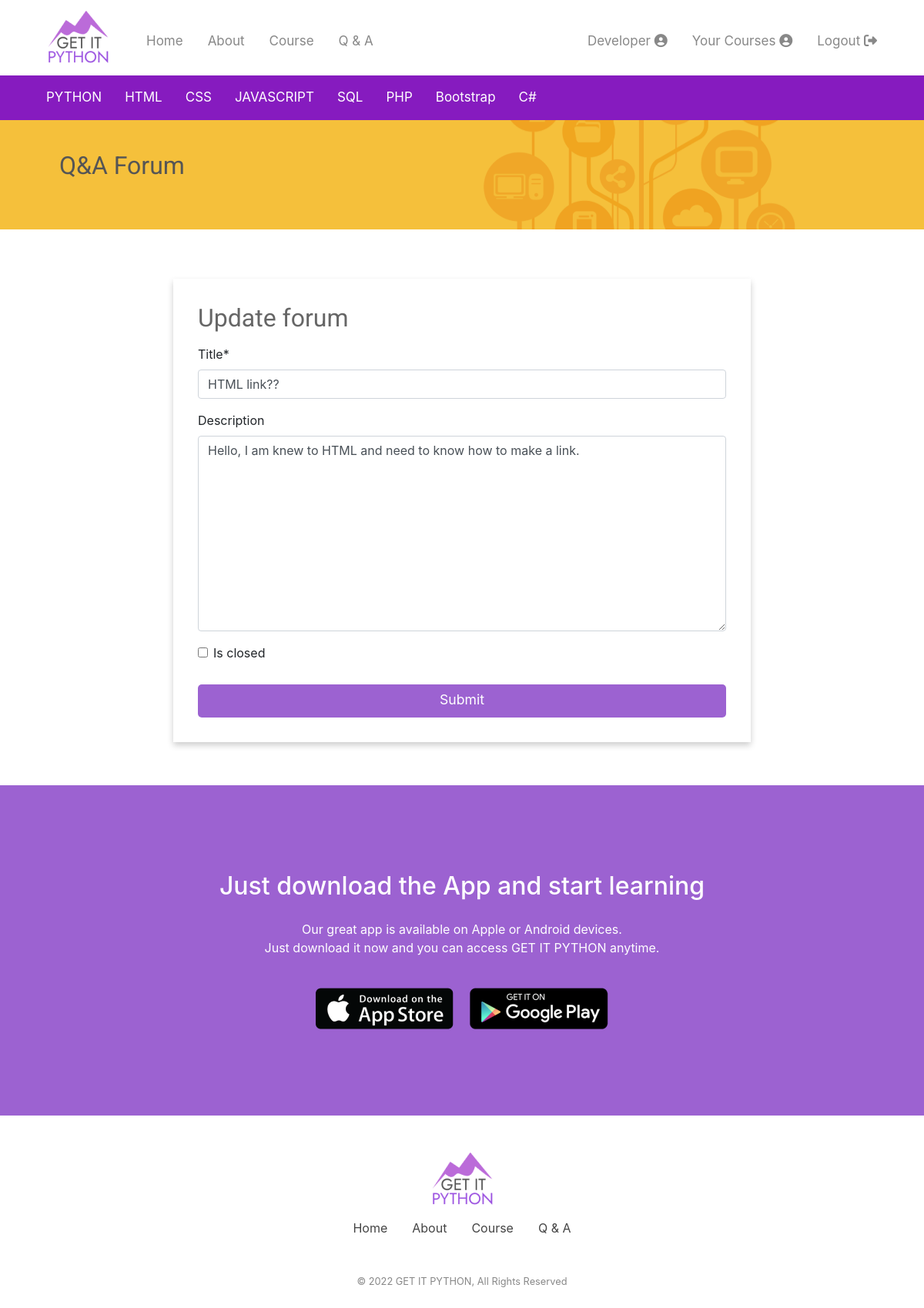
/forums/update/2/ (signed in), run on the app's committed database.
### forums/models.py (models this page shows, shortened)
class Forum(models.Model):
    title = models.CharField(max_length=255, unique=True)
    slug = models.SlugField(allow_unicode=True, unique=True)
    category = models.ForeignKey(
        Category, related_name="categories", on_delete=models.CASCADE)
    description = models.TextField(blank=True, default='')
    created_at = models.DateTimeField(auto_now=True)
    updated = models.DateTimeField(auto_now=True)
    is_closed = models.BooleanField(default=False)
    user = models.ForeignKey(User, related_name='forums',
                             on_delete=models.CASCADE)
    class Meta:
        ordering = ["-created_at"]

### forums/views.py (the view)
# urls.py: path("update/<pk>/", views.UpdateForum.as_view(), name='update'),
class UpdateForum(LoginRequiredMixin, generic.UpdateView):
    model = Forum
    fields = ('title', 'description', 'is_closed')

### forums/templates/forums/forum_form.html (shortened to what this page needs)
{% extends "forums/forum_base.html" %}
{% load crispy_forms_tags %}
{% block bootstrap %}
    <link rel="stylesheet" href="https://stackpath.bootstrapcdn.com/bootstrap/4.1.3/css/bootstrap.min.css">
{% endblock bootstrap %}
{% block forum_header %}
    {% include "forums/_forum_simple_header.html" %}
{% endblock %}
{% block form_content %}
    <div class="container">
        <div class="forum_form_center">
            <div class="forum_form_card">
                <h1 class="forum_form_title">
                    {% if not forum.pk %}
                        Post a new question
                    {% else%}
                        Update forum
                    {% endif %}
                </h1>
                <form method="post" novalidate>
                    {{ form|crispy }}
                    <button class="reg_button" type="submit">Submit</button>
                </form>
            </div>
        </div>
    </div>
{% endblock %}

### templates/navbar.html (shortened to what this page needs)
{% load static %}
<nav class="container">
    <div class="topnav" id="myTopnav">
        <a href="{% url 'home' %}">
        <image id="logo" src="{% static 'images/getitLogo.png' %}" alt="GET IT PYTHON Logo"></image>
        </a>
        <a id="menu" href="{% url 'home' %}">Home</a>
        <a id="menu" href="{% url 'about' %}">About</a>
        <a id="menu" href="{% url 'course_list' %}">Course</a>
        <a id="menu" href="{% url 'forums:all' %}">Q &amp; A</a>
        {% if user.is_authenticated %}
            <a id="right" href="{% url 'logout' %}"><div class="navbutton">Logout <i class="fas fa-sign-out-alt"></i></div></a>
            <a id="right" href="{% url 'course_list' %}"><div class="navbutton">Your Courses  <i class="fas fa-user-circle"></i></div></a>
            {% for group in user.groups.all %}
                {% if group.name == "Developer" %}
                    <a id="right" href="{% url 'developer' %}"><div class="navbutton">Developer  <i class="fas fa-user-circle"></i></div></a>
                {% endif %}
            {%endfor%}
        {% else %}
            <a id="right" href="{% url 'login' %}"><div class="navbutton">Login  <i class="fas fa-sign-in-alt"></i></div></a>
            <a id="right" href="{% url 'signup' %}"><div class="navbutton">Sign Up  <i class="fas fa-user-plus"></i></div></a>
        {% endif %}
    </div>
</nav>

### static/css/main.css (style rules this page uses)
* { margin: 0; padding: 0; box-sizing: border-box; }
body { font-family: Roboto, Arial, Helvetica, sans-serif; }
a { text-decoration: none; }
.container { padding-right: 15px; padding-left: 15px; margin-right: auto; margin-left: auto; }
button { border: none; border-radius: .3rem; transition-duration: 0.3s; }
nav { padding: 0; }
.topnav { overflow: hidden; background-color: #FFFFFF; }
.topnav a { float: left; display: block; color: #888888; text-align: center; padding: 14px 16px; text-decoration: none; font-size: 17px; }
#logo { padding-right: 1rem; }
#menu { margin-top: 1.7rem; }
#right { float: right; margin-top: 1.7rem; }
@media (min-width: 768px) { .container { width: 750px; } }
@media (min-width: 992px) { .container { width: 970px; } }
@media (min-width: 1200px) { .container { width: 1170px; } }

### static/css/registration.css (style rules this page uses)
.reg_button { width: 100%; height: 2.7rem; font-size: 1.1rem; display: inline-block; color: #FFFFFF; background-color: #9C62D1; margin-top: .8rem; text-align: center; cursor: pointer; border-radius: 5px; padding-bottom: .2rem; }

### static/css/forum.css (style rules this page uses)
.forum_form_center { display: flex; justify-content: center; }
.forum_form_card { box-shadow: 0 4px 8px 0 rgba(0, 0, 0, 0.2); transition: 0.3s; margin-bottom: .5rem; padding: 2rem; min-width: 750px; }
.forum_form_title { color: #666666; font-family: Roboto, Arial, Helvetica, sans-serif; font-weight: 400; font-size: 2rem; margin-bottom: 1rem; }

### data on the page
Forum: title "HTML link??", description "Hello, I am knew to HTML and need to know how to make a link."
